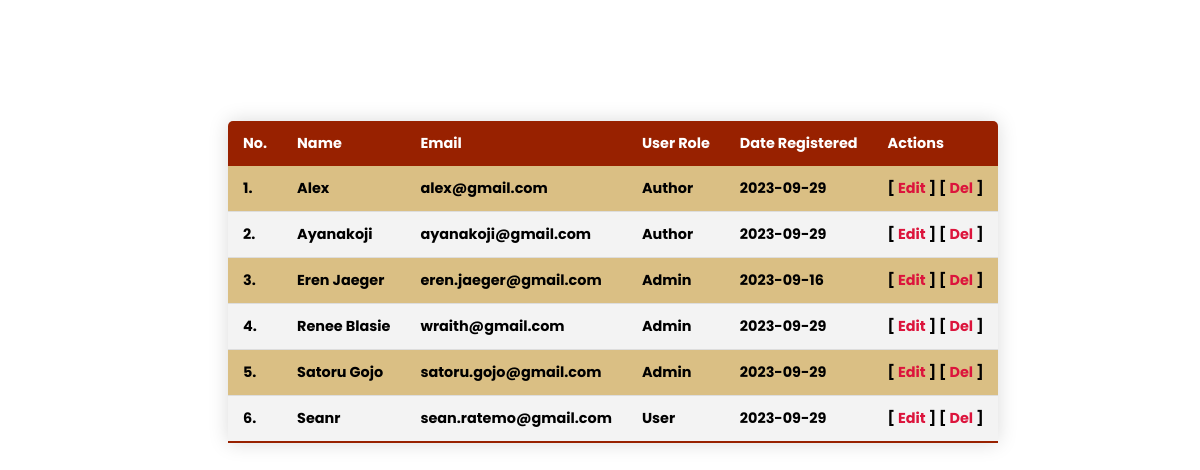
The page / on the database its author committed.
### tables this page shows
CREATE TABLE `userdetails` (
  `userName` varchar(60) DEFAULT NULL,
  `userEmail` varchar(60) DEFAULT NULL,
  `userPassword` varchar(50) NOT NULL DEFAULT '',
  `roleId` varchar(60) DEFAULT NULL,
  `regDate` date DEFAULT NULL,
  `userID` int(255) NOT NULL
);

CREATE TABLE `roles` (
  `roleId` bigint(11) NOT NULL,
  `role` varchar(50) NOT NULL DEFAULT ''
);

### index.php (the view, shortened to what this page needs)
<?php
  require_once "includes/databaseConn.php";
?>
<!DOCTYPE html>
<html lang="en">
<head>
    <link rel="stylesheet" href="css/style.css">
</head>
<body class="bodyStyle">
<div class="container d-flex align-items-center justify-content-between">
                <nav id="navbar" class="navbar">
                    <div class="dropdown mobile-nav-toggle" style="top: 40px;"><img src="Images/menu.svg" alt="Menu" />
                    </div>
                </nav>
            </div>
            <div class="tablePos">
                <table class="content-table">
                    <thead>
                      <tr>
                        <th>No.</th>
                        <th>Name</th>
                        <th>Email</th>
                        <th>User Role</th>
                        <th>Date Registered</th>
                        <th>Actions</th>
                      </tr>
                    </thead>
                    <tbody>
                    <?php
                        $spot_users = "SELECT * FROM `userdetails` LEFT JOIN `roles` USING (`roleId`) ORDER BY userdetails.userName ASC";
                        $users_res = $pdo->query($spot_users);
                        $sn=1;
                        if ($users_res->rowCount() > 0) {
                          while($user_row = $users_res->fetch(PDO::FETCH_ASSOC)) {
                        ?>
                        <tr class="active-row">
                                      <td><?php print $sn; $sn++; ?>.</td>
                                      <td><?php print $user_row["userName"]; ?></td>
                                      <td><?php print $user_row["userEmail"]; ?></td>
                                      <td><?php print $user_row["role"]; ?></td>
                                      <td><?php print $user_row["regDate"]; ?></td>
                                      <td>[ <a href="edit.php?userID=<?php print $user_row["userID"]; ?>" style="text-decoration: none; color:crimson" title="Edit <?php print $user_row["userName"]; ?>">Edit</a> ] [ <a href="includes/del.php?userID=<?php print $user_row["userID"]; ?>" OnClick="return confirm('Are you sure you want to delete <?php print $user_row["userName"]; ?> from the database?')" style="text-decoration: none; color:crimson" title="Delete <?php print $user_row["userName"]; ?>">Del</a> ]</td>
                                  </tr>
                        <?php
                              }
                        } else {
                          echo "0 results";
                        }
                        ?>
                    </tbody>
                  </table>
            </div>
</body>
</html>

### css/style.css (style rules this page uses)
* { font-family: Poppins; margin: 0; padding: 0; }
.bodyStyle { background: url(../Images/pattern.jpg); background-repeat: no-repeat; background-size:cover; font-family: Montserrat; }
.content-table { border-collapse: collapse; margin: 25px 0; font-size: 0.9em; min-width: 400px; border-radius: 5px 5px 0 0; overflow: hidden; box-shadow: 0 0 20px rgba(0, 0, 0, 0.15); }
.tablePos { padding-top: 8vw; padding-left: 19vw; }
.content-table thead tr { background-color: #982100; color: #ffffff; text-align: left; font-weight: bold; }
.content-table th, .content-table td { padding: 12px 15px; }
.content-table tbody tr { border-bottom: 1px solid #dddddd; }
.content-table tbody tr:nth-of-type(even) { background-color: #f3f3f3; }
.content-table tbody tr:nth-of-type(odd) { background-color: #dabf84; }
.content-table tbody tr:last-of-type { border-bottom: 2px solid #982100; }
.content-table tbody tr.active-row { font-weight: bold; color: #000000; }
.navbar { padding: 0; }
.mobile-nav-toggle { position: absolute; right: 50px; color: #007d96; font-size: 28px; cursor: pointer; display: none; line-height: 0; transition: 0.5s; }
@media (max-width:2400px) { .mobile-nav-toggle { display: block; } }

### rows shown on the page
userdetails: userName "Alex", userEmail "alex@gmail.com", roleId.role "Author", regDate "2023-09-29"
userdetails: userName "Ayanakoji", userEmail "ayanakoji@gmail.com", roleId.role "Author", regDate "2023-09-29"
userdetails: userName "Eren Jaeger", userEmail "eren.jaeger@gmail.com", roleId.role "Admin", regDate "2023-09-16"
userdetails: userName "Renee Blasie", userEmail "wraith@gmail.com", roleId.role "Admin", regDate "2023-09-29"
userdetails: userName "Satoru Gojo", userEmail "satoru.gojo@gmail.com", roleId.role "Admin", regDate "2023-09-29"
userdetails: userName "Seanr", userEmail "sean.ratemo@gmail.com", roleId.role "User", regDate "2023-09-29"
